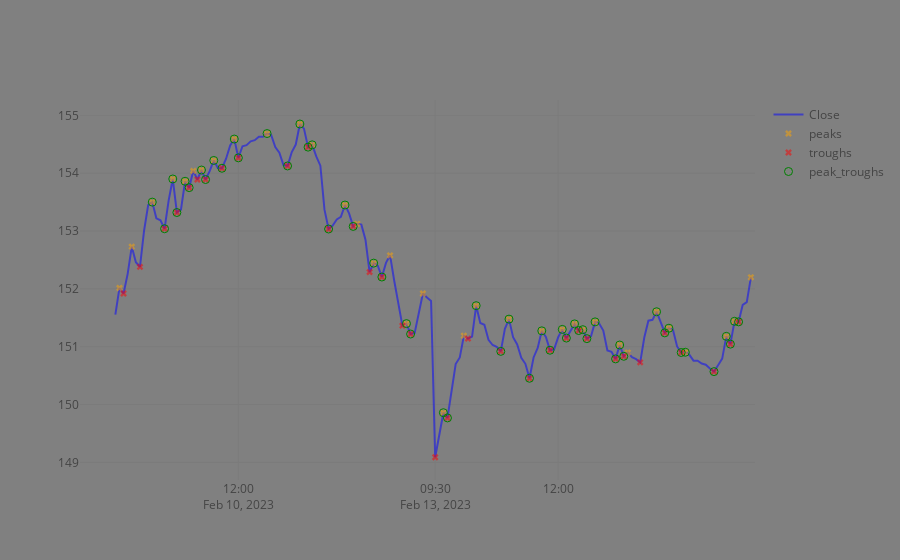

Notebook cell for this chart:
### Code cell
# peaks = height_ixs
# fig = go.Figure()
# fig.add_scatter(x=df.index, y=df['rtn'], name='Return', line_color='red', opacity=0.5)
# fig.add_scatter(x=df.index, y=df['log_rtn'], name='Log Return', line_color='blue', opacity=0.5)
# y = scaled_df['Close']
cs = go.Candlestick(x=df.index, 
                    open=df['Open'], 
                    high=df['High'],
                    low=df['Low'], 
                    close=df['Close'],
                    name=ticker)
cs.increasing.fillcolor = 'green'
cs.increasing.line.color = 'darkgreen'
cs.decreasing.fillcolor = 'red'
cs.decreasing.line.color = 'indianred'
fig = go.Figure()
    
fig.add_scatter(x=df.index, y=close, name='Close', line_color='blue', opacity=0.5)
fig.add_scatter(x=close[peaks].index,
                y=close[peaks],
                name='peaks',
                mode='markers',
                marker=dict(symbol='x', color='orange'), opacity=0.5)
fig.add_scatter(x=close[troughs].index,
                y=close[troughs],
                name='troughs',
                mode='markers',
                marker=dict(symbol='x', color='red'), opacity=0.5)
fig.add_scatter(x=close[peak_troughs].index,
                y=close[peak_troughs],
                name='peak_troughs',
                mode='markers',
                marker=dict(symbol='circle-open', color='green', size=8))
# fig.add_vline(x=close[peaks].index,
#                 # y=heights,
#                 # mode='lines',
#                 )
us_holidays = list(holidays.US(range(start.year, end.year + 1)).keys())
rangebreaks = [dict(bounds=["sat", "mon"]), dict(values=us_holidays)]
rangebreaks.extend([dict(bounds=[16, 9.5], pattern="hour")])
fig.update_xaxes(rangebreaks=rangebreaks)
fig.update_layout(hovermode="x unified", paper_bgcolor='gray', plot_bgcolor='gray')
fig
